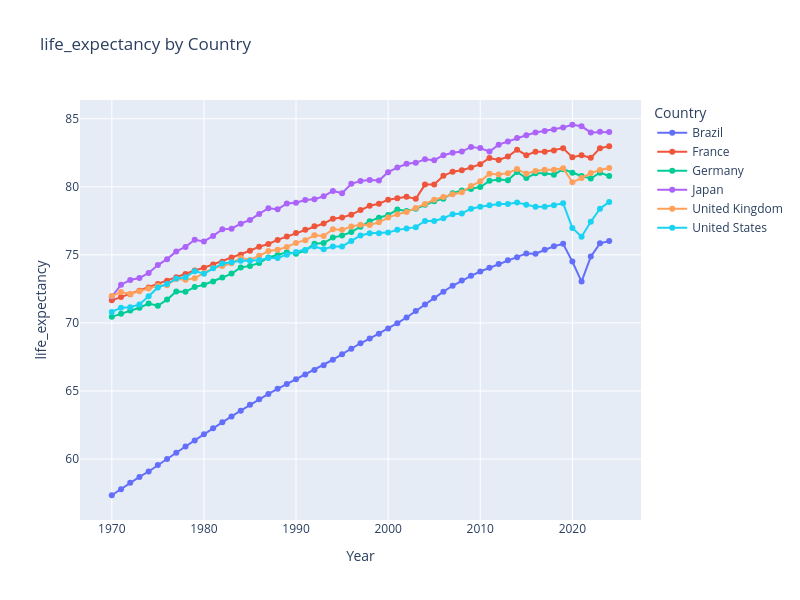

The notebook cell this image was saved under:
### Markdown cell above
## Compare a Metric Across Countries

### Code cell
import polars as pl

filtered = (
    world_wealth_and_health
    .filter(
        pl.col("country_name").is_in(["United Kingdom", "France", "Germany", "United States", "Japan", "Brazil"])
        & pl.col("year").is_between(1970, 2024)
    )
    .sort(["country_name", "year"])
)

WorldBankChartingHelper.chart_metric_by_country(filtered, "life_expectancy")
